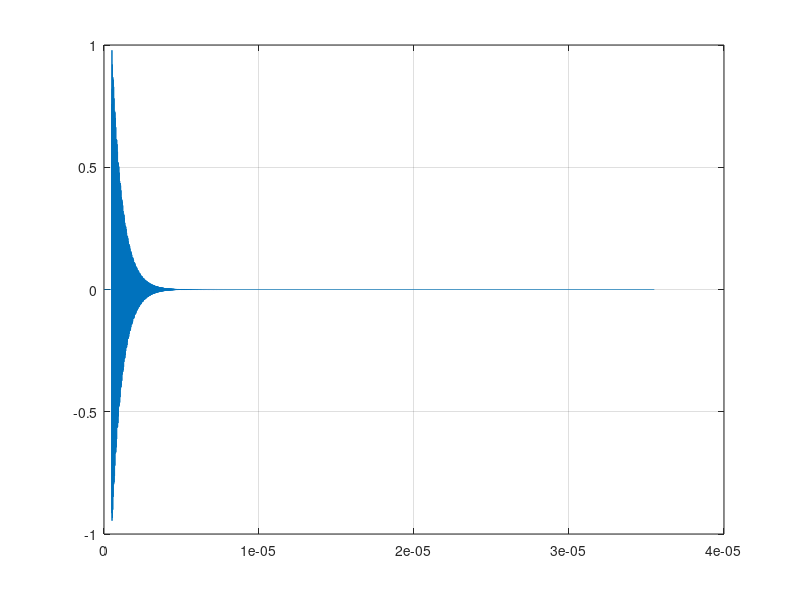
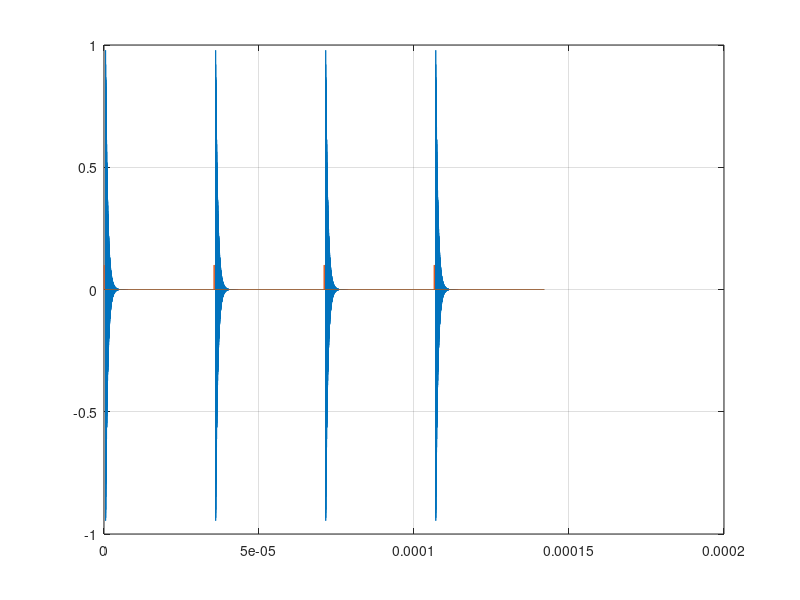
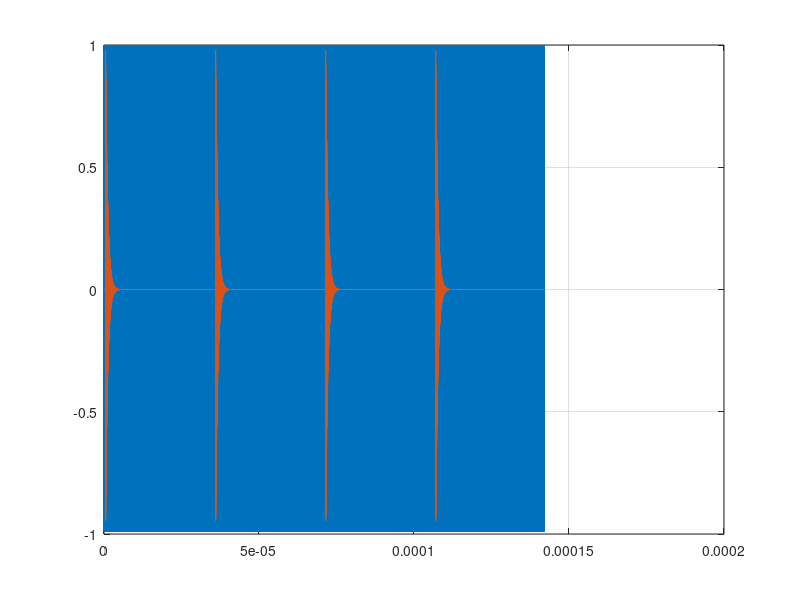

The MATLAB script that drew these images, in order:
close all;
clear all; % clc;

format compact

% addpath('../LlrfLib/')
addpath('../../submodules/sysgen-dsp-lib/LlrfLib/')
% LLRF setup
axiClk = 156.25e6;
interleavedChannels = 12;

Fs     = 357e6;
Fadc   = Fs;
Ts     = 1/Fs;
Fproc  = 204e6;
Fsig   = Fproc/12;

configBase = hex2dec('800');
statusBase = hex2dec('0');
cav1p1_addr = 204;
cav1p2_addr = cav1p1_addr * 2;
cav2p1_addr = cav1p1_addr * 3;
cav2p2_addr = cav1p1_addr * 4;

fc = 2851.3e6;    % Cavity resonate freq
f_prl = 2856e6;   % PRL freq
b_rate = 1.2e5;  % Beam rate in Hz
b_ts   = 1/b_rate;
num_shot = 4;

fs = fc*5.5;

% fc_if   = fc - flo;
% qcav_if = fc_if/bw;
% wcav_if = fc_if*2*pi;

wc = 2*pi*fc;
q  = 6000;        % Cavity Q
bw = fc/q;        % Cavity BW
fadc = 357e6;     % ADC sample clock
Tadc = 1/fadc;
t_puls_stop = 2.5e-5; % simulation set stop time for ring down
t_puls_gap  = 1e-5; % time gap between pulse
t_delay = 0.5e-6;   % Delaying the start of the pulse
flo = 2771e6;       % LO freq
t_start = 0;        % x axis start time
% t_stop  = 1e-4;     % x axis stop time
t_stop = (num_shot * (t_delay + t_puls_stop + t_puls_gap));
% t_puls = t_start:(1/fadc):(t_delay + t_puls_stop + t_puls_gap);
t_puls = (0:(t_delay + t_puls_stop + t_puls_gap)*fadc)*(1/fadc);
% adc_t = (t_start):(1/fadc):(t_stop);   % ADC CLK x axis
adc_t = (0:(length(t_puls)*num_shot-1))*(1/fadc);
% adc_t = (0:((t_stop*fadc)+(num_shot-1)))*(1/fadc);   % ADC CLK x axis
% t_trg = (t_start):(1/Fproc):(t_stop);
t_trg = (0:((t_stop*Fproc)+(num_shot-1)))*(1/Fproc);
% t_trg_seg = t_start:(1/Fproc):(t_delay + t_puls_stop + t_puls_gap);
t_trg_seg = (0:(t_delay + t_puls_stop + t_puls_gap)*Fproc)*(1/Fproc);


jitter_amt = 100e-12;
jitter_t = (t_start+jitter_amt):(1/fadc):(t_stop+jitter_amt);

trigger_sig = zeros(1, length(t_trg_seg));
trigger_sig(1,1:12) = 1e2;
% figure()
% plot(t_trg_seg, trigger_sig); grid on

f_if_prl = f_prl-flo;
SIM_PRL = cos((2*pi*(f_if_prl)*(adc_t)) + (0));   % Simplified PRL signal in the adc for simulink

% Math representation of the IF cavity ring output 
f_if = fc - flo;
tau_if = 1/(2*pi*bw/2);
SIM_IF = cos(2*pi*f_if*(adc_t-t_delay));   % 80.278MHz ring
SIM_y_if = exp(-(adc_t-t_delay)/tau_if);   % Cavity exp decay
SIM_Ustep = (adc_t >= t_delay);            % Delaying the start
SIM_cav_ring_if = SIM_IF .* SIM_Ustep .* SIM_y_if;


tSIM_IF = cos(2*pi*f_if*(t_puls-t_delay));   % 80.278MHz ring
tSIM_y_if = exp(-(t_puls-t_delay)/tau_if);   % Cavity exp decay
tSIM_Ustep = (t_puls >= t_delay);            % Delaying the start
tSIM_cav_ring_if = tSIM_IF .* tSIM_Ustep .* tSIM_y_if;
t_cav_test = tSIM_cav_ring_if;
figure()
plot(t_puls, t_cav_test); grid on;
trig_ary = trigger_sig;
for (i = 2:num_shot)
    t_cav_test = cat(2, t_cav_test, tSIM_cav_ring_if);
    trig_ary = cat(2, trig_ary, trigger_sig);
end
size(t_cav_test);
figure()
plot(adc_t, t_cav_test); grid on; hold on;
plot(t_trg, trig_ary/(1e3)); hold off

SYS_PRL = [adc_t', SIM_PRL'];
SYS_CAV = [adc_t', t_cav_test'];
SYS_TRG = [t_trg', trig_ary'];

abs(f_if-f_if_prl)
t_stop

% figure()
% plot(adc_t, SIM_cav_ring_if);grid on; hold on;
% plot(adc_t, t_cav_test); hold off

figure()
plot(adc_t, SIM_PRL);grid on; hold on;
plot(adc_t, t_cav_test); hold off
% 
% figure()
% plot(adc_t, SIM_cav_ring_if); grid on;

